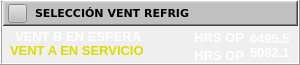
  <widget class="QFrame" name="frame_9">
   <property name="geometry">
    <rect>
     <x>315</x>
     <y>50</y>
     <width>300</width>
     <height>65</height>
    </rect>
   </property>
   <property name="styleSheet">
    <string notr="true">border-color: rgb(221, 221, 221);
background-color: none;</string>
   </property>
   <property name="frameShape">
    <enum>QFrame::Box</enum>
   </property>
   <property name="frameShadow">
    <enum>QFrame::Raised</enum>
   </property>
   <property name="lineWidth">
    <number>1</number>
   </property>
   <widget class="QFrame" name="frTitulo_10">
    <property name="geometry">
     <rect>
      <x>3</x>
      <y>1</y>
      <width>295</width>
      <height>25</height>
     </rect>
    </property>
    <property name="styleSheet">
     <string notr="true">background-color: rgb(192, 192, 192);</string>
    </property>
    <property name="frameShape">
     <enum>QFrame::WinPanel</enum>
    </property>
    <property name="frameShadow">
     <enum>QFrame::Raised</enum>
    </property>
    <property name="lineWidth">
     <number>2</number>
    </property>
    <property name="midLineWidth">
     <number>0</number>
    </property>
    <widget class="QPushButton" name="btnVenGEN">
     <property name="geometry">
      <rect>
       <x>5</x>
       <y>3</y>
       <width>19</width>
       <height>19</height>
      </rect>
     </property>
     <property name="text">
      <string/>
     </property>
    </widget>
   </widget>
   <widget class="QLabel" name="lbGenerador_3">
    <property name="geometry">
     <rect>
      <x>35</x>
      <y>5</y>
      <width>191</width>
      <height>16</height>
     </rect>
    </property>
    <property name="font">
     <font>
      <family>Verdana</family>
      <pointsize>8</pointsize>
      <weight>75</weight>
      <bold>true</bold>
     </font>
    </property>
    <property name="styleSheet">
     <string notr="true">background-color: rgba(255, 255, 255, 0);</string>
    </property>
    <property name="text">
     <string>SELECCIÓN VENT REFRIG</string>
    </property>
   </widget>
   <widget class="QLabel" name="lbVAL_6">
    <property name="geometry">
     <rect>
      <x>15</x>
      <y>26</y>
      <width>141</width>
      <height>21</height>
     </rect>
    </property>
    <property name="font">
     <font>
      <pointsize>10</pointsize>
      <weight>75</weight>
      <bold>true</bold>
     </font>
    </property>
    <property name="styleSheet">
     <string notr="true">background-color: rgba(255, 255, 255, 0);
color: rgb(255, 255, 255);</string>
    </property>
    <property name="text">
     <string>VENT B EN ESPERA</string>
    </property>
   </widget>
   <widget class="QLabel" name="lbVAL_7">
    <property name="geometry">
     <rect>
      <x>10</x>
      <y>40</y>
      <width>141</width>
      <height>21</height>
     </rect>
    </property>
    <property name="font">
     <font>
      <pointsize>10</pointsize>
      <weight>75</weight>
      <bold>true</bold>
     </font>
    </property>
    <property name="styleSheet">
     <string notr="true">background-color: rgba(255, 255, 255, 0);
color: rgb(220, 220, 0);</string>
    </property>
    <property name="text">
     <string>VENT A EN SERVICIO</string>
    </property>
   </widget>
   <widget class="QLabel" name="lbVAL_8">
    <property name="geometry">
     <rect>
      <x>250</x>
      <y>28</y>
      <width>51</width>
      <height>21</height>
     </rect>
    </property>
    <property name="font">
     <font>
      <pointsize>10</pointsize>
      <weight>75</weight>
      <bold>true</bold>
     </font>
    </property>
    <property name="styleSheet">
     <string notr="true">background-color: rgba(255, 255, 255, 0);
color: rgb(255, 255, 255);</string>
    </property>
    <property name="text">
     <string>6495.5</string>
    </property>
    <property name="alignment">
     <set>Qt::AlignLeading|Qt::AlignLeft|Qt::AlignVCenter</set>
    </property>
   </widget>
   <widget class="QLabel" name="lbVAL_9">
    <property name="geometry">
     <rect>
      <x>250</x>
      <y>42</y>
      <width>51</width>
      <height>21</height>
     </rect>
    </property>
    <property name="font">
     <font>
      <pointsize>10</pointsize>
      <weight>75</weight>
      <bold>true</bold>
     </font>
    </property>
    <property name="styleSheet">
     <string notr="true">background-color: rgba(255, 255, 255, 0);
color: rgb(255, 255, 255);</string>
    </property>
    <property name="text">
     <string>5082.1</string>
    </property>
    <property name="alignment">
     <set>Qt::AlignLeading|Qt::AlignLeft|Qt::AlignVCenter</set>
    </property>
   </widget>
   <widget class="QLabel" name="lbUnidad_4">
    <property name="geometry">
     <rect>
      <x>183</x>
      <y>27</y>
      <width>61</width>
      <height>21</height>
     </rect>
    </property>
    <property name="font">
     <font>
      <pointsize>10</pointsize>
      <weight>75</weight>
      <bold>true</bold>
     </font>
    </property>
    <property name="styleSheet">
     <string notr="true">background-color: rgba(255, 255, 255, 0);
color: rgb(255, 255, 255);</string>
    </property>
    <property name="text">
     <string>HRS OP</string>
    </property>
    <property name="alignment">
     <set>Qt::AlignRight|Qt::AlignTrailing|Qt::AlignVCenter</set>
    </property>
   </widget>
   <widget class="QLabel" name="lbUnidad_5">
    <property name="geometry">
     <rect>
      <x>183</x>
      <y>45</y>
      <width>61</width>
      <height>21</height>
     </rect>
    </property>
    <property name="font">
     <font>
      <pointsize>10</pointsize>
      <weight>75</weight>
      <bold>true</bold>
     </font>
    </property>
    <property name="styleSheet">
     <string notr="true">background-color: rgba(255, 255, 255, 0);
color: rgb(255, 255, 255);</string>
    </property>
    <property name="text">
     <string>HRS OP</string>
    </property>
    <property name="alignment">
     <set>Qt::AlignRight|Qt::AlignTrailing|Qt::AlignVCenter</set>
    </property>
   </widget>
  </widget>
